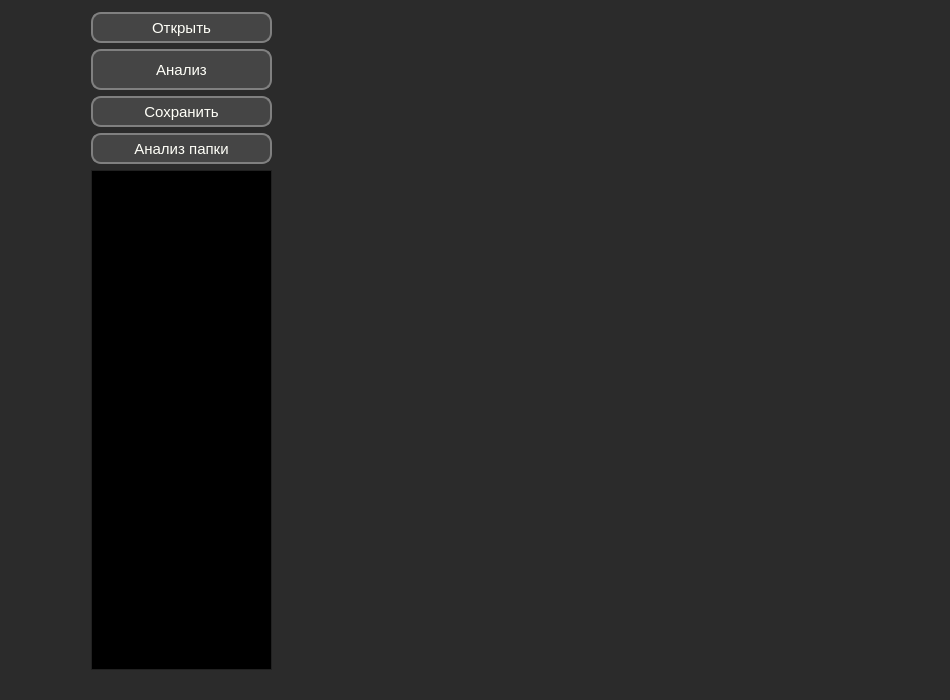
<?xml version="1.0" encoding="UTF-8"?>
<ui version="4.0">
 <class>MainWindow</class>
 <widget class="QMainWindow" name="MainWindow">
  <property name="geometry">
   <rect>
    <x>0</x>
    <y>0</y>
    <width>950</width>
    <height>700</height>
   </rect>
  </property>
  <property name="minimumSize">
   <size>
    <width>950</width>
    <height>700</height>
   </size>
  </property>
  <property name="palette">
   <palette>
    <active>
     <colorrole role="WindowText">
      <brush brushstyle="SolidPattern">
       <color alpha="255">
        <red>255</red>
        <green>255</green>
        <blue>255</blue>
       </color>
      </brush>
     </colorrole>
     <colorrole role="Button">
      <brush brushstyle="SolidPattern">
       <color alpha="255">
        <red>43</red>
        <green>43</green>
        <blue>43</blue>
       </color>
      </brush>
     </colorrole>
     <colorrole role="Light">
      <brush brushstyle="SolidPattern">
       <color alpha="255">
        <red>64</red>
        <green>64</green>
        <blue>64</blue>
       </color>
      </brush>
     </colorrole>
     <colorrole role="Midlight">
      <brush brushstyle="SolidPattern">
       <color alpha="255">
        <red>53</red>
        <green>53</green>
        <blue>53</blue>
       </color>
      </brush>
     </colorrole>
     <colorrole role="Dark">
      <brush brushstyle="SolidPattern">
       <color alpha="255">
        <red>21</red>
        <green>21</green>
        <blue>21</blue>
       </color>
      </brush>
     </colorrole>
     <colorrole role="Mid">
      <brush brushstyle="SolidPattern">
       <color alpha="255">
        <red>28</red>
        <green>28</green>
        <blue>28</blue>
       </color>
      </brush>
     </colorrole>
     <colorrole role="Text">
      <brush brushstyle="SolidPattern">
       <color alpha="255">
        <red>255</red>
        <green>255</green>
        <blue>255</blue>
       </color>
      </brush>
     </colorrole>
     <colorrole role="BrightText">
      <brush brushstyle="SolidPattern">
       <color alpha="255">
        <red>255</red>
        <green>255</green>
        <blue>255</blue>
       </color>
      </brush>
     </colorrole>
     <colorrole role="ButtonText">
      <brush brushstyle="SolidPattern">
       <color alpha="255">
        <red>255</red>
        <green>255</green>
        <blue>255</blue>
       </color>
      </brush>
     </colorrole>
     <colorrole role="Base">
      <brush brushstyle="SolidPattern">
       <color alpha="255">
        <red>0</red>
        <green>0</green>
        <blue>0</blue>
       </color>
      </brush>
     </colorrole>
     <colorrole role="Window">
      <brush brushstyle="SolidPattern">
       <color alpha="255">
        <red>43</red>
        <green>43</green>
        <blue>43</blue>
       </color>
      </brush>
     </colorrole>
     <colorrole role="Shadow">
      <brush brushstyle="SolidPattern">
       <color alpha="255">
        <red>0</red>
        <green>0</green>
        <blue>0</blue>
       </color>
      </brush>
     </colorrole>
     <colorrole role="AlternateBase">
      <brush brushstyle="SolidPattern">
       <color alpha="255">
        <red>21</red>
        <green>21</green>
        <blue>21</blue>
       </color>
      </brush>
     </colorrole>
     <colorrole role="ToolTipBase">
      <brush brushstyle="SolidPattern">
       <color alpha="255">
        <red>255</red>
        <green>255</green>
        <blue>220</blue>
       </color>
      </brush>
     </colorrole>
     <colorrole role="ToolTipText">
      <brush brushstyle="SolidPattern">
       <color alpha="255">
        <red>0</red>
        <green>0</green>
        <blue>0</blue>
       </color>
      </brush>
     </colorrole>
    </active>
    <inactive>
     <colorrole role="WindowText">
      <brush brushstyle="SolidPattern">
       <color alpha="255">
        <red>255</red>
        <green>255</green>
        <blue>255</blue>
       </color>
      </brush>
     </colorrole>
     <colorrole role="Button">
      <brush brushstyle="SolidPattern">
       <color alpha="255">
        <red>43</red>
        <green>43</green>
        <blue>43</blue>
       </color>
      </brush>
     </colorrole>
     <colorrole role="Light">
      <brush brushstyle="SolidPattern">
       <color alpha="255">
        <red>64</red>
        <green>64</green>
        <blue>64</blue>
       </color>
      </brush>
     </colorrole>
     <colorrole role="Midlight">
      <brush brushstyle="SolidPattern">
       <color alpha="255">
        <red>53</red>
        <green>53</green>
        <blue>53</blue>
       </color>
      </brush>
     </colorrole>
     <colorrole role="Dark">
      <brush brushstyle="SolidPattern">
       <color alpha="255">
        <red>21</red>
        <green>21</green>
        <blue>21</blue>
       </color>
      </brush>
     </colorrole>
     <colorrole role="Mid">
      <brush brushstyle="SolidPattern">
       <color alpha="255">
        <red>28</red>
        <green>28</green>
        <blue>28</blue>
       </color>
      </brush>
     </colorrole>
     <colorrole role="Text">
      <brush brushstyle="SolidPattern">
       <color alpha="255">
        <red>255</red>
        <green>255</green>
        <blue>255</blue>
       </color>
      </brush>
     </colorrole>
     <colorrole role="BrightText">
      <brush brushstyle="SolidPattern">
       <color alpha="255">
        <red>255</red>
        <green>255</green>
        <blue>255</blue>
       </color>
      </brush>
     </colorrole>
     <colorrole role="ButtonText">
      <brush brushstyle="SolidPattern">
       <color alpha="255">
        <red>255</red>
        <green>255</green>
        <blue>255</blue>
       </color>
      </brush>
     </colorrole>
     <colorrole role="Base">
      <brush brushstyle="SolidPattern">
       <color alpha="255">
        <red>0</red>
        <green>0</green>
        <blue>0</blue>
       </color>
      </brush>
     </colorrole>
     <colorrole role="Window">
      <brush brushstyle="SolidPattern">
       <color alpha="255">
        <red>43</red>
        <green>43</green>
        <blue>43</blue>
       </color>
      </brush>
     </colorrole>
     <colorrole role="Shadow">
      <brush brushstyle="SolidPattern">
       <color alpha="255">
        <red>0</red>
        <green>0</green>
        <blue>0</blue>
       </color>
      </brush>
     </colorrole>
     <colorrole role="AlternateBase">
      <brush brushstyle="SolidPattern">
       <color alpha="255">
        <red>21</red>
        <green>21</green>
        <blue>21</blue>
       </color>
      </brush>
     </colorrole>
     <colorrole role="ToolTipBase">
      <brush brushstyle="SolidPattern">
       <color alpha="255">
        <red>255</red>
        <green>255</green>
        <blue>220</blue>
       </color>
      </brush>
     </colorrole>
     <colorrole role="ToolTipText">
      <brush brushstyle="SolidPattern">
       <color alpha="255">
        <red>0</red>
        <green>0</green>
        <blue>0</blue>
       </color>
      </brush>
     </colorrole>
    </inactive>
    <disabled>
     <colorrole role="WindowText">
      <brush brushstyle="SolidPattern">
       <color alpha="255">
        <red>21</red>
        <green>21</green>
        <blue>21</blue>
       </color>
      </brush>
     </colorrole>
     <colorrole role="Button">
      <brush brushstyle="SolidPattern">
       <color alpha="255">
        <red>43</red>
        <green>43</green>
        <blue>43</blue>
       </color>
      </brush>
     </colorrole>
     <colorrole role="Light">
      <brush brushstyle="SolidPattern">
       <color alpha="255">
        <red>64</red>
        <green>64</green>
        <blue>64</blue>
       </color>
      </brush>
     </colorrole>
     <colorrole role="Midlight">
      <brush brushstyle="SolidPattern">
       <color alpha="255">
        <red>53</red>
        <green>53</green>
        <blue>53</blue>
       </color>
      </brush>
     </colorrole>
     <colorrole role="Dark">
      <brush brushstyle="SolidPattern">
       <color alpha="255">
        <red>21</red>
        <green>21</green>
        <blue>21</blue>
       </color>
      </brush>
     </colorrole>
     <colorrole role="Mid">
      <brush brushstyle="SolidPattern">
       <color alpha="255">
        <red>28</red>
        <green>28</green>
        <blue>28</blue>
       </color>
      </brush>
     </colorrole>
     <colorrole role="Text">
      <brush brushstyle="SolidPattern">
       <color alpha="255">
        <red>21</red>
        <green>21</green>
        <blue>21</blue>
       </color>
      </brush>
     </colorrole>
     <colorrole role="BrightText">
      <brush brushstyle="SolidPattern">
       <color alpha="255">
        <red>255</red>
        <green>255</green>
        <blue>255</blue>
       </color>
      </brush>
     </colorrole>
     <colorrole role="ButtonText">
      <brush brushstyle="SolidPattern">
       <color alpha="255">
        <red>21</red>
        <green>21</green>
        <blue>21</blue>
       </color>
      </brush>
     </colorrole>
     <colorrole role="Base">
      <brush brushstyle="SolidPattern">
       <color alpha="255">
        <red>43</red>
        <green>43</green>
        <blue>43</blue>
       </color>
      </brush>
     </colorrole>
     <colorrole role="Window">
      <brush brushstyle="SolidPattern">
       <color alpha="255">
        <red>43</red>
        <green>43</green>
        <blue>43</blue>
       </color>
      </brush>
     </colorrole>
     <colorrole role="Shadow">
      <brush brushstyle="SolidPattern">
       <color alpha="255">
        <red>0</red>
        <green>0</green>
        <blue>0</blue>
       </color>
      </brush>
     </colorrole>
     <colorrole role="AlternateBase">
      <brush brushstyle="SolidPattern">
       <color alpha="255">
        <red>43</red>
        <green>43</green>
        <blue>43</blue>
       </color>
      </brush>
     </colorrole>
     <colorrole role="ToolTipBase">
      <brush brushstyle="SolidPattern">
       <color alpha="255">
        <red>255</red>
        <green>255</green>
        <blue>220</blue>
       </color>
      </brush>
     </colorrole>
     <colorrole role="ToolTipText">
      <brush brushstyle="SolidPattern">
       <color alpha="255">
        <red>0</red>
        <green>0</green>
        <blue>0</blue>
       </color>
      </brush>
     </colorrole>
    </disabled>
   </palette>
  </property>
  <property name="windowTitle">
   <string>MainWindow</string>
  </property>
  <property name="styleSheet">
   <string notr="true"/>
  </property>
  <widget class="QWidget" name="centralwidget">
   <property name="styleSheet">
    <string notr="true"/>
   </property>
   <widget class="QWidget" name="">
    <property name="geometry">
     <rect>
      <x>10</x>
      <y>10</y>
      <width>264</width>
      <height>662</height>
     </rect>
    </property>
    <layout class="QHBoxLayout" name="mainLayout" stretch="1,1,0">
     <item>
      <widget class="QLabel" name="label_image">
       <property name="text">
        <string/>
       </property>
       <property name="alignment">
        <set>Qt::AlignCenter</set>
       </property>
      </widget>
     </item>
     <item>
      <layout class="QVBoxLayout" name="verticalLayout">
       <item>
        <spacer name="verticalSpacer_2">
         <property name="orientation">
          <enum>Qt::Vertical</enum>
         </property>
         <property name="sizeType">
          <enum>QSizePolicy::Fixed</enum>
         </property>
         <property name="sizeHint" stdset="0">
          <size>
           <width>20</width>
           <height>2</height>
          </size>
         </property>
        </spacer>
       </item>
       <item>
        <widget class="QPushButton" name="pushButton_open">
         <property name="minimumSize">
          <size>
           <width>181</width>
           <height>31</height>
          </size>
         </property>
         <property name="maximumSize">
          <size>
           <width>181</width>
           <height>31</height>
          </size>
         </property>
         <property name="styleSheet">
          <string notr="true">QWidget {
font-size: 15px;
}

QPushButton {
background-color: #454545;
color: #fffff8;
border: 2px solid #808080;
border-radius: 10px;
/*border-bottom-left-radius: 15px;*/
}

QPushButton:hover {
background-color: #323232;
}

QPushButton:pressed {
background-color: #323232;
border: 4px solid #808080;
}</string>
         </property>
         <property name="text">
          <string>Открыть</string>
         </property>
        </widget>
       </item>
       <item>
        <widget class="QPushButton" name="pushButton_analyze">
         <property name="minimumSize">
          <size>
           <width>181</width>
           <height>41</height>
          </size>
         </property>
         <property name="maximumSize">
          <size>
           <width>181</width>
           <height>41</height>
          </size>
         </property>
         <property name="styleSheet">
          <string notr="true">QWidget {
font-size: 15px;
}

QPushButton {
background-color: #454545;
color: #fffff8;
border: 2px solid #808080;
border-radius: 10px;
/*border-bottom-left-radius: 15px;*/
}

QPushButton:hover {
background-color: #323232;
}

QPushButton:pressed {
background-color: #323232;
border: 4px solid #808080;
}</string>
         </property>
         <property name="text">
          <string>Анализ</string>
         </property>
        </widget>
       </item>
       <item>
        <widget class="QPushButton" name="pushButton_save">
         <property name="minimumSize">
          <size>
           <width>181</width>
           <height>31</height>
          </size>
         </property>
         <property name="maximumSize">
          <size>
           <width>181</width>
           <height>31</height>
          </size>
         </property>
         <property name="styleSheet">
          <string notr="true">QWidget {
font-size: 15px;
}

QPushButton {
background-color: #454545;
color: #fffff8;
border: 2px solid #808080;
border-radius: 10px;
/*border-bottom-left-radius: 15px;*/
}

QPushButton:hover {
background-color: #323232;
}

QPushButton:pressed {
background-color: #323232;
border: 4px solid #808080;
}</string>
         </property>
         <property name="text">
          <string>Сохранить</string>
         </property>
        </widget>
       </item>
       <item>
        <widget class="QPushButton" name="pushButton_analyze_folder">
         <property name="minimumSize">
          <size>
           <width>181</width>
           <height>31</height>
          </size>
         </property>
         <property name="maximumSize">
          <size>
           <width>181</width>
           <height>31</height>
          </size>
         </property>
         <property name="styleSheet">
          <string notr="true">QWidget {
font-size: 15px;
}

QPushButton {
background-color: #454545;
color: #fffff8;
border: 2px solid #808080;
border-radius: 10px;
/*border-bottom-left-radius: 15px;*/
}

QPushButton:hover {
background-color: #323232;
}

QPushButton:pressed {
background-color: #323232;
border: 4px solid #808080;
}</string>
         </property>
         <property name="text">
          <string>Анализ папки</string>
         </property>
        </widget>
       </item>
       <item>
        <widget class="QTextEdit" name="textEdit_lines">
         <property name="minimumSize">
          <size>
           <width>181</width>
           <height>480</height>
          </size>
         </property>
         <property name="maximumSize">
          <size>
           <width>181</width>
           <height>16777215</height>
          </size>
         </property>
        </widget>
       </item>
       <item>
        <spacer name="verticalSpacer">
         <property name="orientation">
          <enum>Qt::Vertical</enum>
         </property>
         <property name="sizeType">
          <enum>QSizePolicy::Fixed</enum>
         </property>
         <property name="sizeHint" stdset="0">
          <size>
           <width>20</width>
           <height>2</height>
          </size>
         </property>
        </spacer>
       </item>
      </layout>
     </item>
     <item>
      <spacer name="horizontalSpacer">
       <property name="orientation">
        <enum>Qt::Horizontal</enum>
       </property>
       <property name="sizeType">
        <enum>QSizePolicy::Fixed</enum>
       </property>
       <property name="sizeHint" stdset="0">
        <size>
         <width>2</width>
         <height>20</height>
        </size>
       </property>
      </spacer>
     </item>
    </layout>
   </widget>
  </widget>
 </widget>
 <resources/>
 <connections/>
</ui>
